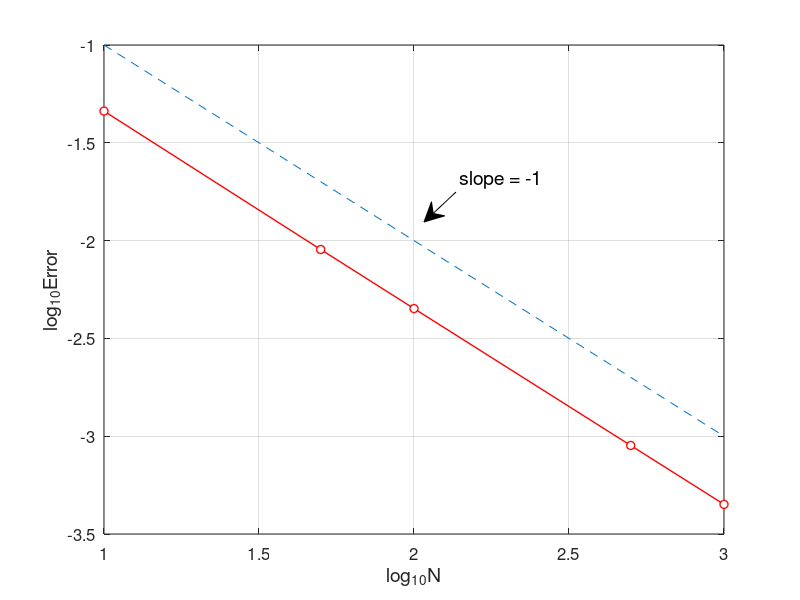

Write the MATLAB code that produced this figure.
% Euler1_error.m
% Euler method for the ODE model
% u'(x)=x^2+x-u, x in [0,1] 
% Initial condition: u(0)=0 ;
% Exact solution: u(x)=-exp(-x)+x^2-x+1.
clear all;  clf
Nvec=[10 50 100 500 1000];        % Number of divisions
Error=[];
fun=@(x,u) x.^2+x-u;              % RHS
for k=1:length(Nvec)
    N=Nvec(k);
    h=1/N;
    x=0:h:1;                      % interval division
    u(1)=0;                       % initial value
    for n=1:N
        u(n+1)=u(n)+h.*fun(x(n),u(n));
    end
    ue=-exp(-x)+x.^2-x+1;         % exact solution
    error=max(abs(u-ue));
    Error=[Error,error];
end
plot(log10(Nvec),log10(Error),'ro-','MarkerFaceColor','w','LineWidth',1)
%loglog(Nvec,Error,'ro-','LineWidth',1.5)
hold on
%loglog(Nvec, Nvec.^(-1), '--')
plot(log10(Nvec), log10(Nvec.^(-1)), '--')
grid on
%title('Convergence of Euler method','fontsize',12)
set(gca,'fontsize',12)
xlabel('log_{10}N','fontsize', 14), ylabel('log_{10}Error','fontsize',14)

% add annotation of slope
ax = [0.57 0.53];
ay = [0.68 0.63];
annotation('textarrow',ax,ay,'String','slope = -1 ','fontsize',14)

% computating convergence order
for n=1:length(Nvec)-1
    order(n)=-log(Error(n)/Error(n+1))/(log(Nvec(n)/Nvec(n+1)));
end
Error
order

% print -dpng -r600  Euler1_error.png
